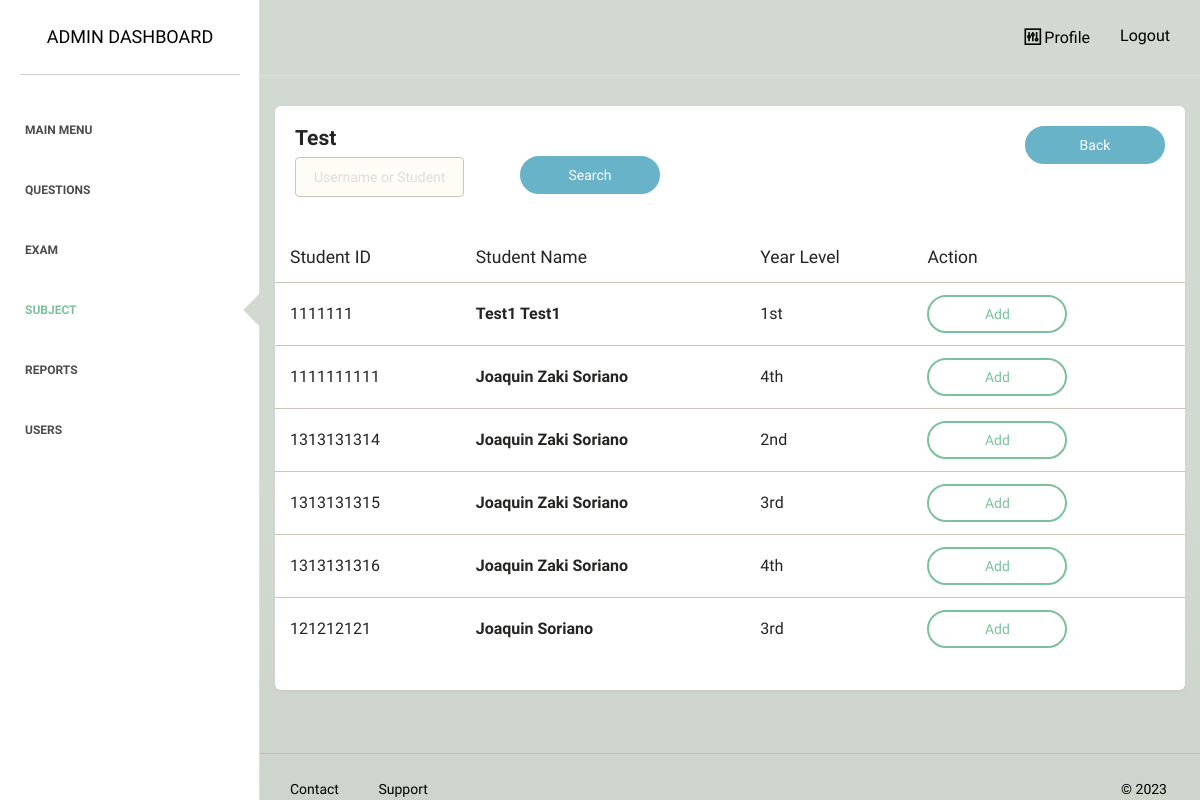
/admin/class/enroll.php?id=9&rnd_id=0AIUEYAZ, run on the app's committed database.
### tables this page shows
CREATE TABLE `subject` (
  `subject_id` int(255) NOT NULL,
  `subject_name` varchar(255) NOT NULL,
  `num_of_student` varchar(255) NOT NULL,
  `rnd_id` varchar(255) NOT NULL,
  `list_of_student` varchar(2000) NOT NULL,
  `semester` varchar(5) NOT NULL,
  `yearlevel` varchar(5) NOT NULL
);

CREATE TABLE `accounts` (
  `id` int(255) NOT NULL,
  `username` varchar(255) NOT NULL,
  `password` varchar(255) NOT NULL,
  `role` varchar(255) NOT NULL,
  `email` varchar(255) NOT NULL,
  `first_name` varchar(255) NOT NULL,
  `last_name` varchar(255) NOT NULL,
  `student_id` varchar(255) DEFAULT NULL,
  `status` varchar(50) NOT NULL,
  `list_of_subject` varchar(2000) DEFAULT NULL,
  `yearlevel` varchar(5) DEFAULT NULL
);

### admin/class/enroll.php (the view, shortened to what this page needs)
<?php
require_once "../../dbconnect.php";
$id = $_GET['rnd_id'] ?? null;
$sect_id = $_GET['id'] ?? null;
$search1 = '';
$statement = $pdo->prepare('SELECT * FROM subject WHERE rnd_id = :id ');
$statement->bindValue(':id', $id);
$statement->execute();
$procdata1 = $statement->fetchAll(PDO::FETCH_ASSOC);
$subject = $procdata1[0]["subject_name"];
if ($search1) {
    $statement = $pdo->prepare('SELECT * FROM accounts WHERE role = "student" and first_name like :username or student_id like :student_id');
    $statement->bindValue(':username', "%$search1%");
    $statement->bindValue(':student_id', "%$search1%");
    $statement->execute();
    $count = $statement->rowCount();
    if ($count == 0) {
        $statement = $pdo->prepare('SELECT * FROM accounts WHERE role = "student"');
    } else {
        $statement = $pdo->prepare('SELECT * FROM accounts WHERE role = "student" and first_name like :username or student_id like :student_id');
        $statement->bindValue(':username', "%$search1%");
        $statement->bindValue(':student_id', "%$search1%");
    }
} else {
    $statement = $pdo->prepare('SELECT * FROM accounts WHERE role = "student"');
}
$statement->execute();
$procdata2 = $statement->fetchAll(PDO::FETCH_ASSOC);
$procdata = [];
foreach ($procdata2 as $i => $products) {
    $statement = $pdo->prepare('SELECT * FROM enrolled_student WHERE student_id = :student_id and subject_id = :subject_id and section_id = :section_id');
    $statement->bindValue(':student_id', $products["student_id"]);
    $statement->bindValue(':subject_id', $id);
    $statement->bindValue(':section_id', $sect_id);
    $statement->execute();
    $count = $statement->rowCount();
    if ($count == 0) {
        $procdata[] = $products;
    }
}
?>
<!doctype html>
<html lang="en">
<head>
    <link href="../../assets/css/main.css" rel="stylesheet" />
    <link href="../../assets/css/animate.css" rel="stylesheet"/>
    <link href="../../assets/css/paper-dashboard.css" rel="stylesheet"/>
    <link href="../../assets/css/demo.css" rel="stylesheet" />
    <link href="http://maxcdn.bootstrapcdn.com/font-awesome/latest/css/font-awesome.min.css" rel="stylesheet">
    <link href="../../assets/css/themify-icons.css" rel="stylesheet">
</head>
<body>
<div class="wrapper">
    <div class="sidebar" data-background-color="white" data-active-color="success">
    	<div class="sidebar-wrapper">
            <div class="logo">
                <a href="" class="simple-text">
                    Admin Dashboard
                </a>
            </div>
            <ul class="nav">
                <li>
                    <a href="../">
                        <p>Main Menu</p>
                    </a>
                </li>
                <li>
                    <a href="../questions/">
                        <p>Questions</p>
                    </a>
                </li>
                <li>
                    <a href="../exams/">
                        <p>Exam</p>
                    </a>
                </li>
                <li  class="active">
                    <a href="index.php">
                        <p>Subject</p>
                    </a>
                </li>
                <li>
                    <a href="../generate/">
                        <p>Reports</p>
                    </a>
                </li>
                <li>
                    <a href="../user/">
                        <p>Users</p>
                    </a>
                </li>
            </ul>
    	</div>
    </div>
    <div class="main-panel">
        <nav class="navbar navbar-default">
            <div class="container-fluid">
                <div class="navbar-header">
                    <a class="navbar-brand" href="#"></a>
                </div>
                <div class="collapse navbar-collapse">
                    <ul class="nav navbar-nav navbar-right">
                        <li>
                            <a href="../profile.php">
                                <i class="ti-panel"></i>
								<p>Profile</p>
                            </a>
                        </li>
						<li>
                            <a href="../../logout">
								<p>Logout</p>
                            </a>
                        </li>
                    </ul>
                </div>
            </div>
        </nav>
        <div class="content">
            <div class="container-fluid">
                <div class="row">
                    <div class="">
                        <div class="card ">
                            <div class="header">
                                <div class="header-arrangement">
                                    <div class="right">
                                        <form action="" method="post">
                                            <div class="flex">
                                                <h4 class="title"><b><?php echo $subject; ?></b></h4>
                                                <div class="row">
                                                    <div class="col-md-3">
                                                        <div class="form-group">
                                                            <input type="text" name="search1" class="form-control border-input" placeholder="Username or Student Id" value="">
                                                        </div>
                                                    </div>
                                                    <button type="submit" name="search" class="btn btn-info btn-fill btn-wd" style="margin-left:5rem; margin-top:.5rem; ">Search</button>
                                                </div>
                                            </div>
                                        </form>
                                    </div>
                                    <div class="left">
                                        <a href="index.php" class="btn btn-info btn-fill btn-wd">Back</a>
                                    </div>
                                </div>
                            </div>
                            <div class="content table-responsive table-full-width">
                                <table class="table">
                                    <thead>
                                        <th>Student ID</th>
                                    	<th>Student Name</th>
                                    	<th>Year Level</th>
                                    	<th>Action</th>
                                    </thead>
                                    <tbody>
                                        <?php foreach ($procdata as $i => $item): ?>
                                        <tr>
                                        	<td style="font-size:medium;"><?php echo $item['student_id']; ?></td>
                                        	<td style="font-size:medium;"><b><?php echo ucfirst($item['first_name']); ?> <?php echo ucfirst($item['last_name']); ?></b></td>
                                        	<td style="font-size:medium;"><?php echo $item['yearlevel']; ?></td>
                                        	<td style="text-align:left;">
                                                <a href="add.php?id=<?php echo $id; ?>&student_id=<?php echo $item['student_id']; ?>&section_id=<?php echo $sect_id; ?>" class="btn btn-success btn-wd">Add</a>
                                            </td>
                                        </tr>
                                        <?php endforeach;?>
                                    </tbody>
                                </table>
                            </div>
                        </div>
                    </div>
                </div>
            </div>
        </div>
        <footer class="footer">
            <div class="container-fluid">
                <nav class="pull-left">
                    <ul>
                        <li>
                            <a href="">
                               Contact
                            </a>
                        </li>
                        <li>
                            <a href="">
                                Support
                            </a>
                        </li>
                    </ul>
                </nav>
                <div class="copyright pull-right">
                    &copy; <script>document.write(new Date().getFullYear())</script>
                </div>
            </div>
        </footer>
    </div>
</div>
</body>
</html>

### assets/css/demo.css (style rules this page uses)
.header-arrangement { display: flex; }
.header-arrangement .right { flex: 1; }

### data on the page
subject: subject_name "Test"
accounts: student "1111111", first_name "Test1", last_name "Test1", yearlevel "1st"
accounts: student "1111111111", first_name "Joaquin Zaki", last_name "Soriano", yearlevel "4th"
accounts: student "1313131314", first_name "Joaquin Zaki", last_name "Soriano", yearlevel "2nd"
accounts: student "1313131315", first_name "Joaquin Zaki", last_name "Soriano", yearlevel "3rd"
accounts: student "1313131316", first_name "Joaquin Zaki", last_name "Soriano", yearlevel "4th"
accounts: student "121212121", first_name "Joaquin", last_name "Soriano", yearlevel "3rd"
